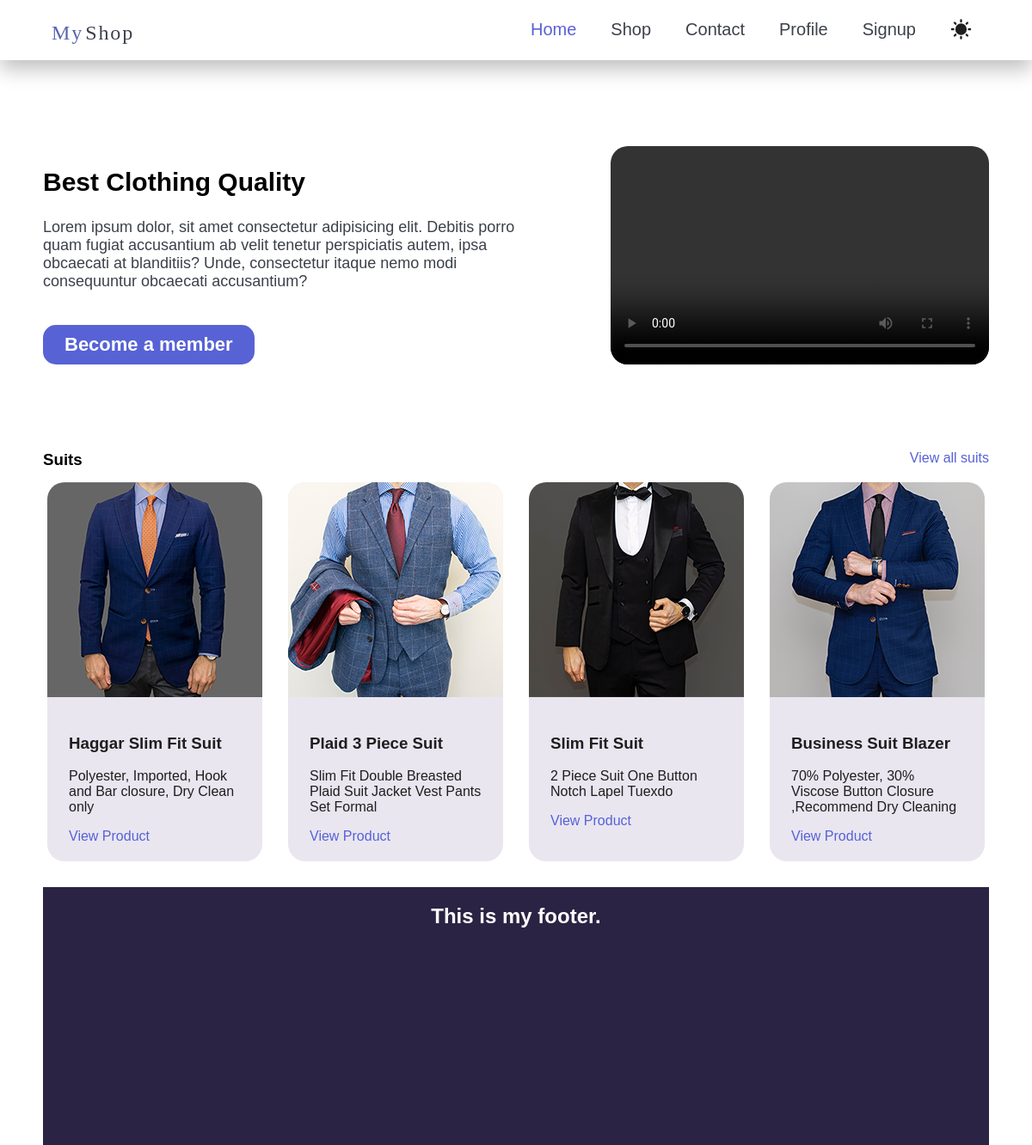
The page / on the database its author committed.
### products/models.py (models this page shows, shortened)
class Products(models.Model):
    title = models.CharField(max_length=70, blank=True)
    description = models.TextField(blank=True)
    brand = models.ForeignKey(Brand ,on_delete= models.CASCADE, null=True)
    image = models.ImageField(blank=True ,upload_to="product-img")
    category = models.ManyToManyField(Category)
    price = models.PositiveIntegerField()
    slug = models.SlugField(blank=True)
    is_best_seller = models.BooleanField(default=False)

### products/views.py (the view)
# urls.py: path("",views.index,name="home"),
def index(request):
    products = Products.objects.all().order_by("id")[:4]
    return render(request, "products/home.html",{
        "products": products,
    })

### products/templates/products/home.html (shortened to what this page needs)
{% extends 'base.html' %}
{% load static %}
{% block css %}{% static "product/style.css"%}{% endblock %}
{% block body%}
{% include "includes/nav.html" %}
<section id="intro">
    <div style="width: 50%;">
        <h1>Best Clothing Quality</h1>
        <p>Lorem ipsum dolor, sit amet consectetur adipisicing elit. Debitis porro quam fugiat accusantium ab velit tenetur perspiciatis autem, ipsa obcaecati at blanditiis? Unde, consectetur itaque nemo modi consequuntur obcaecati accusantium?</p>
        <a onclick="hideNav()">Become a member</a>
    </div>
    <video loop controls >
        <source src="{% static "intro-video.mp4"%}">
    </video>
</section>
<div class="product-nav">
    <h3>Suits</h3>
    <a href="{% url 'allproducts' %}">View all suits</a>
</div>
<main id="products-intro">
    {% for product in products %}
    <div class="product-card">
        <img src="{{ product.image.url}}" class="product-img">
        <div style="padding:20px 25px">
            <h3>{{product.title}}</h3>
            <p>{{product.description}}</p>
            <a href="{% url 'product_page' product.brand.title product.slug %}">View Product</a>
        </div>
    </div>
    {% endfor %}
<footer>
    <h2>This is my footer.</h2>
</footer>
{% endblock%}

### products/static/product/style.css (style rules this page uses)
body { font-family: Arial, Helvetica, sans-serif; margin: 0; }
#intro { display: flex; width: 1100px; margin: 100px auto; justify-content: space-between; }
#intro h1 { font-size: 30px; }
#intro p { font-size: 18px; margin-bottom: 40px; color: #3C404A; }
#intro a { background-color: #5762D5; color: white; padding: 10px 25px; font-size: 22px; font-weight: bold; border-radius: 15px; transition-duration: 0.3s; display: block; width: fit-content; animation: slide-up 1s; }
video { width: 40%; border-radius: 20px; }
.product-nav { display: flex; justify-content:space-between; width: 1100px; margin: 15px auto; }
.product-nav h3 { margin: 0; }
.product-nav a, main a { color: #5762D5; text-decoration: none; transition-duration: 0.3s; }
#products-intro { display: flex; flex-wrap: wrap; justify-content: center; width: 1100px; margin: auto; gap: 30px 30px; }
.product-card { background-color: #e9e6f0; color: #1E1E1E; border-radius: 20px; width: 250px; }
.product-img { border-radius: 20px 20px 0 0; transition-duration: 0.3s; }
footer { background-color: #2B2343; height: 300px; width: 100%; color: white; text-align: center; }

### rows shown on the page
Products: image (picture), title "Haggar Slim Fit Suit", description "Polyester, Imported, Hook and Bar closure, Dry Clean only"
Products: image (picture), title "Plaid 3 Piece Suit", description "Slim Fit Double Breasted Plaid Suit Jacket Vest Pants Set Formal"
Products: image (picture), title "Slim Fit Suit", description "2 Piece Suit One Button Notch Lapel Tuexdo"
Products: image (picture), title "Business Suit Blazer", description "70% Polyester, 30% Viscose Button Closure ,Recommend Dry Cleaning"
